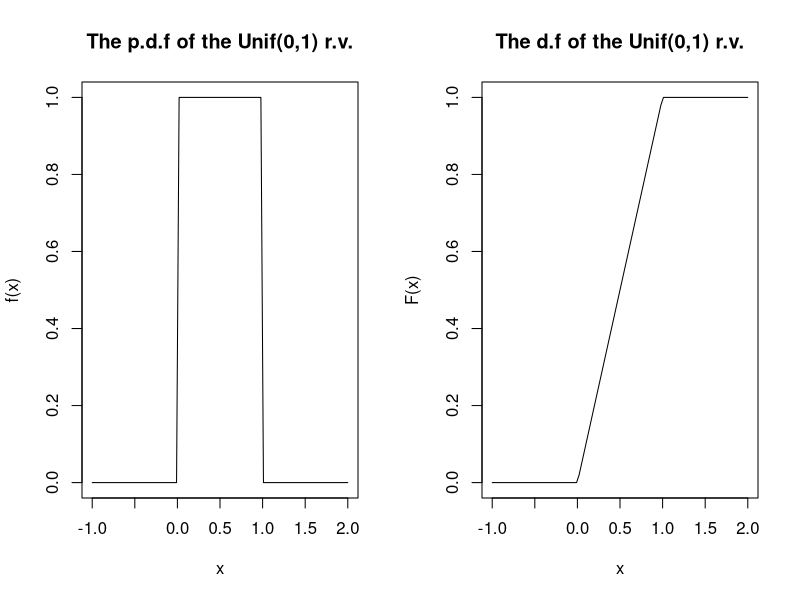
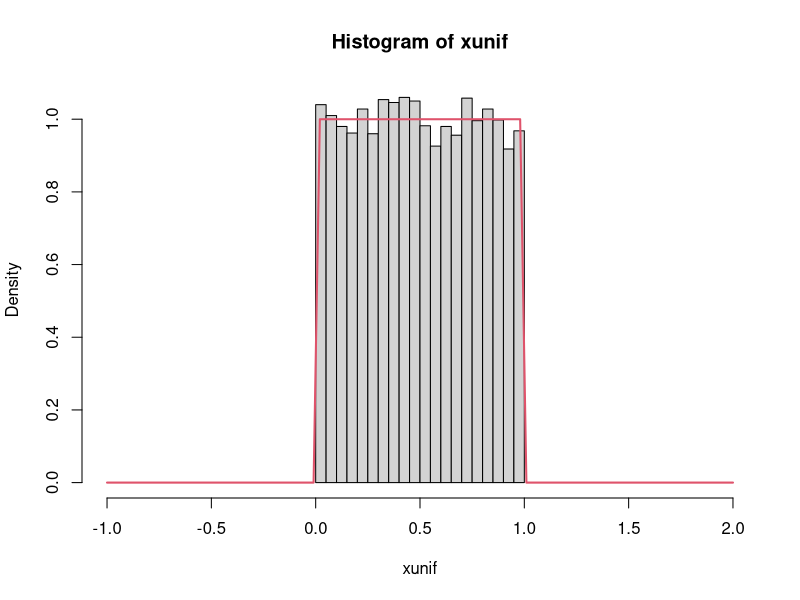
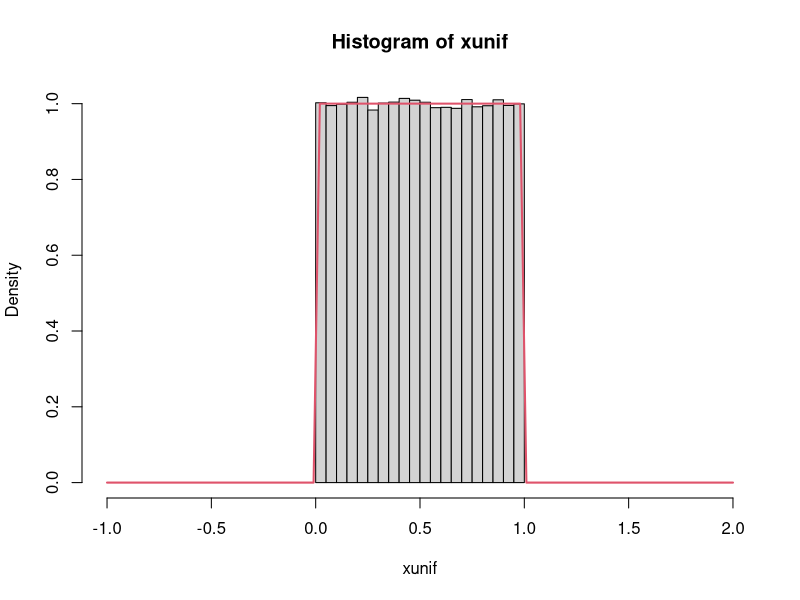
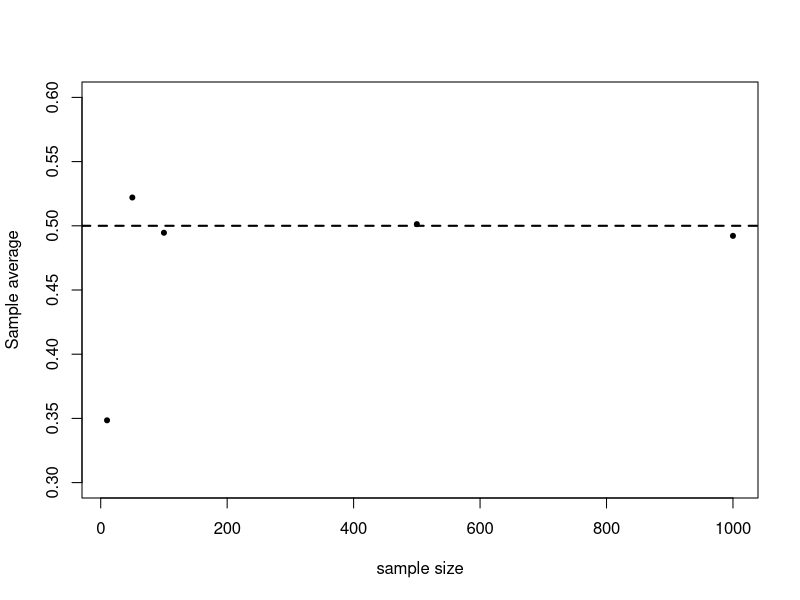
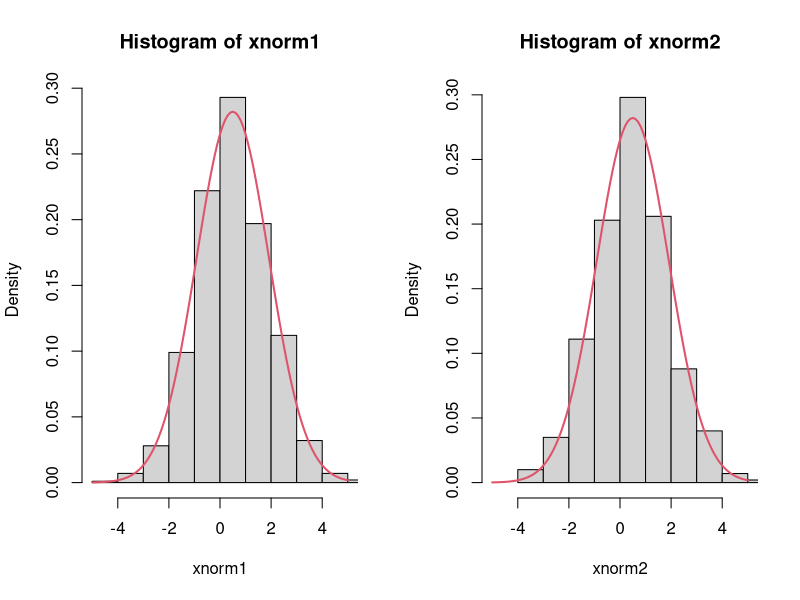
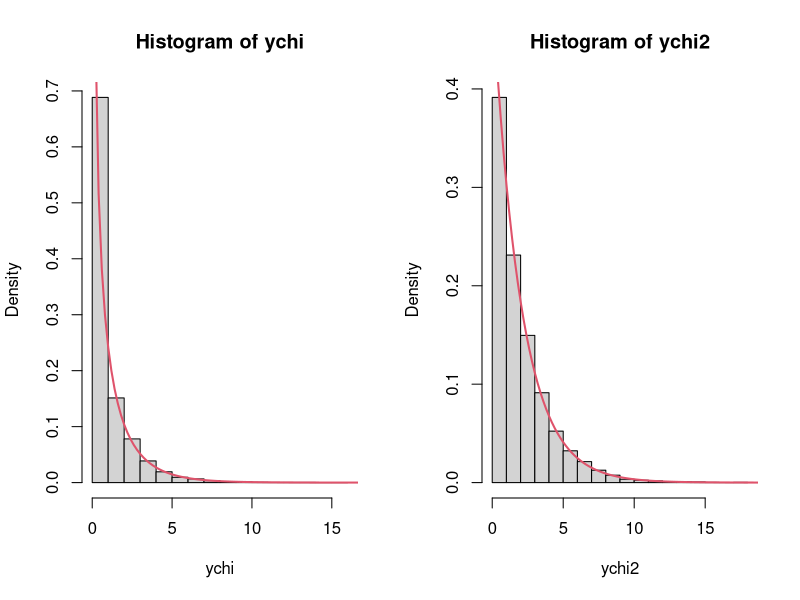
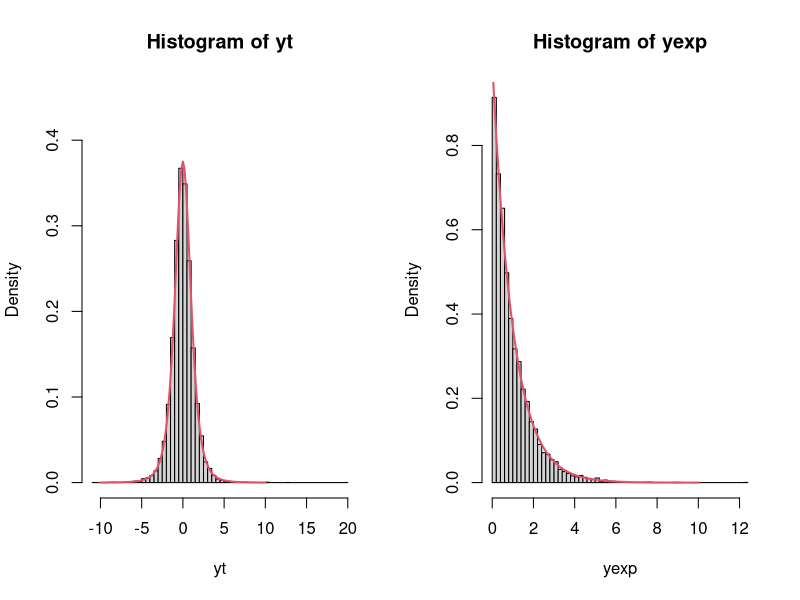
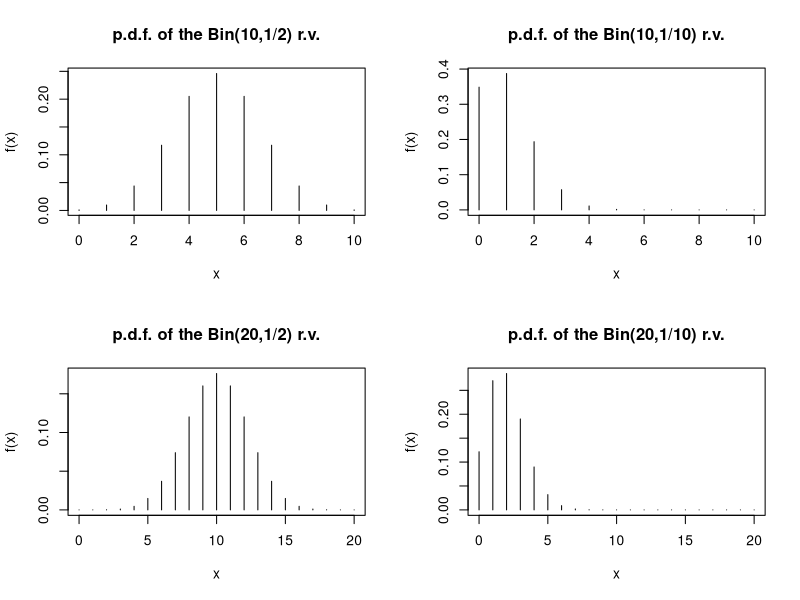

These charts were generated, in order, by the following R code:
## ----setup, include=FALSE---------------------------------------------------------------
library(knitr)
knitr::opts_chunk$set(echo = TRUE, prompt = TRUE)


## ---------------------------------------------------------------------------------------
a <- 1:10


## ---------------------------------------------------------------------------------------
a[3]


## ---------------------------------------------------------------------------------------
a[1:3]


## ---------------------------------------------------------------------------------------
a[c(2,3,7)]


## ---------------------------------------------------------------------------------------
a <- c(1,2,3,4,5,6,7,8,9,10)


## ---------------------------------------------------------------------------------------
A <- matrix(c(1:10), ncol=2)


## ---------------------------------------------------------------------------------------
# (1,2) element of A is
A[1,2]


## ----pdf-unif, fig.cap="The p.d.f (left) and d.f. of the Unif(0,1) r.v.."---------------
par(mfrow = c(1,2))
plot(dunif, xlim=c(-1,2),
     ylab="f(x)", main = "The p.d.f of the Unif(0,1) r.v.")
plot(punif, xlim=c(-1,2),
     ylab="F(x)", main = "The d.f of the Unif(0,1) r.v.")


## ---------------------------------------------------------------------------------------
set.seed(2020)
xunif <- runif(1e+4)


## ---------------------------------------------------------------------------------------
par(mfrow = c(1,1))
hist(xunif, xlim=c(-1,2), freq= F)
plot(dunif, xlim=c(-1,2), add=TRUE, col=2, lwd=2)


## ---------------------------------------------------------------------------------------
set.seed(2020)
xunif <- runif(3e+5)
hist(xunif, xlim=c(-1,2), freq = FALSE)
plot(dunif, xlim=c(-1,2), add=TRUE, col=2, lwd=2)


## ---------------------------------------------------------------------------------------
set.seed(2020)
xunif1 <- runif(10)
set.seed(2020)
xunif2 <- runif(50)
set.seed(2020)
xunif3 <- runif(1e+2)
set.seed(2020)
xunif4 <- runif(5e+2)
set.seed(2020)
xunif5 <- runif(1e+3)
averages <- c(mean(xunif1), mean(xunif2), mean(xunif3),mean(xunif4),mean(xunif5))
plot(x = c(10,50,1e+2,5e+2,1e+3), y=averages, ylim=c(0.3, 0.6), pch=20,
     ylab = "Sample average",
     xlab="sample size")
abline(h = 1/2, lwd=2, lty=2)


## ---------------------------------------------------------------------------------------
set.seed(2020)
# generate 1000 r. draws from the N(0,1) dist
xnorm <- rnorm(1e+3)


## ---------------------------------------------------------------------------------------
# generate 1000 r. draws from the N(1/2,2) dist
xnorm1 <- rnorm(1e+3, mean = 1/2, sd = sqrt(2))


## ---------------------------------------------------------------------------------------
mu <- 1/2
st.dev <- sqrt(2)
xnorm2 <- mu + st.dev*xnorm


## ---------------------------------------------------------------------------------------
par(mfrow = c(1,2))
hist(xnorm1, xlim=c(-5,5), freq = FALSE)
plot(function(x) dnorm(x, mean = 1/2, sd=sqrt(2)),
     xlim=c(-5,5), add=TRUE, col=2, lwd=2)
hist(xnorm2, xlim=c(-5,5), freq = FALSE)
plot(function(x) dnorm(x, mean = 1/2, sd=sqrt(2)),
     xlim=c(-5,5), add=TRUE, col=2, lwd=2)



## ---------------------------------------------------------------------------------------
fx <- function(x) {
  out1 <- x^3 + log(x)
  out2 <- out1/x
  return(out2)
}


## ---------------------------------------------------------------------------------------
set.seed(2020)
znorm <- rnorm(1e+4)
ychi <- znorm^2
hist(ychi, freq = FALSE)
plot(function(x) dchisq(x, df=1), add=TRUE, lwd=2, col=2, xlim=c(0,20))


## ---------------------------------------------------------------------------------------
set.seed(2020)
znorm1 <- rnorm(1e+4)
znorm2 <- rnorm(1e+4)
ychi2 <- znorm1^2+ znorm2^2
hist(ychi2, freq = FALSE)
plot(function(x) dchisq(x, df=2), add=TRUE, lwd=2, col=2, xlim=c(0,20))


## ---------------------------------------------------------------------------------------
# drawing from t-Student distribution with nu=4
# using its definition
set.seed(2020)
nu <- 4
znorm <- rnorm(1e+4)
xchi <- rchisq(1e+4, df=4)
yt <- znorm/sqrt(xchi/nu)


## ---------------------------------------------------------------------------------------
hist(yt, freq = FALSE, breaks = 50, ylim=c(0,0.45))
plot(function(x) dt(x, df=nu), add=TRUE, lwd=2, col=2, xlim=c(-10,10))


## ---------------------------------------------------------------------------------------
set.seed(2020)
unif <- runif(1e+4)
yexp <- -log(1-unif)
# alternatively we can also use
# yexp1 <- -log(unif)
# becasue U ~ Unif(0,1), then also 1-U ~ Unif(0,1)


## ---------------------------------------------------------------------------------------
hist(yexp, freq = FALSE, breaks = 50)
plot(dexp, add=TRUE, lwd=2, col=2, xlim=c(0,10))


## ---------------------------------------------------------------------------------------
par(mfrow=c(2,2))
plot(x = 0:10, dbinom(0:10, size=10, prob=1/2), type="h",
     ylab="f(x)", xlab="x", main="p.d.f. of the Bin(10,1/2) r.v.")
plot(x = 0:10, dbinom(0:10, size=10, prob=1/10), type="h",
     ylab="f(x)", xlab="x", main="p.d.f. of the Bin(10,1/10) r.v.")
plot(x = 0:20, dbinom(0:20, size=20, prob=1/2), type="h",
     ylab="f(x)", xlab="x", main="p.d.f. of the Bin(20,1/2) r.v.")
plot(x = 0:20, dbinom(0:20, size=20, prob=1/10), type="h",
     ylab="f(x)", xlab="x", main="p.d.f. of the Bin(20,1/10) r.v.")


## ---------------------------------------------------------------------------------------
par(mfrow = c(2,2))
plot(function(x) pbinom(x, size=10, prob=1/2),xlim=c(0,10), n=500,
     ylab="F(x)", main = " d.f. of the Bin(10,1/2) r.v.")
plot(function(x) pnorm(x, mean=10*1/2, sd=sqrt(10*1/4)),xlim=c(0,10),
     add=TRUE, col=2, lwd=2, lty=2)

plot(function(x) pbinom(x, size=10, prob=1/10),xlim=c(0,10), n=500,
     ylab="F(x)", main = " d.f. of the Bin(10,1/10) r.v.")
plot(function(x) pnorm(x, mean=10*1/10, sd=sqrt(10*9/100)),xlim=c(0,10),
     add=TRUE, col=2, lwd=2, lty=2)


plot(function(x) pbinom(x, size=20, prob=1/2),xlim=c(0,20), n=500,
     ylab="F(x)", main = " d.f. of the Bin(20,1/2) r.v.")
plot(function(x) pnorm(x, mean=20*1/2, sd=sqrt(20*1/4)),xlim=c(0,20),
     add=TRUE, col=2, lwd=2, lty=2)

plot(function(x) pbinom(x, size=20, prob=1/10),xlim=c(0,20), n=500,
     ylab="F(x)", main = " d.f. of the Bin(20,1/10) r.v.")
plot(function(x) pnorm(x, mean=20*1/10, sd=sqrt(20*9/100)),xlim=c(0,20),
     add=TRUE, col=2, lwd=2, lty=2)


## ---------------------------------------------------------------------------------------
# real-valued function with arguments:
# x: vector (2 x 1), all other argumens are scalars
dbvnorm <- function(x, mu1, mu2, sigma1.2, sigma2.2, sigma12){
  # build the covariance matrix Sigma
  Sigma = matrix(c(sigma1.2, sigma12, sigma12,sigma2.2),ncol=2)
  
  # build the vector of means
  mu = c(mu1, mu2)
  
  # compute a first part the of p.d.f, aka the "kernel"
  out1 = exp(-0.5 * t(x-mu) %*% solve(Sigma) %*% (x-mu))
  
  # scale the kernel by the normalising constant
  out2 = out1/((2*pi)^(2/2) * sqrt(det(Sigma)))
  
  # return the output
  return(out2)
  
  # you can also omit print() by writing just
  # out2
}


## ---------------------------------------------------------------------------------------
mu1 <- 1
mu2 <- 2

# reguular univ. grid on 1st dimension
x1 <- seq(-2,5, len=100)
head(x1)

# reguular univ. grid on 2nd dimension
x2 <- seq(-1, 6, len=100)
head(x2)

# regular bivariate grid expanded row-wise
x1x2 <- expand.grid(x1, x2)
head(x1x2)


## ---------------------------------------------------------------------------------------
sigma1.2 <- 1
sigma2.2 <- 2
sigma12 <- 1
Sigma <- matrix(c(1,1,1,2),ncol=2)


## ---------------------------------------------------------------------------------------
z.pdf <- apply(x1x2,MARGIN = 1,
               function(x) dbvnorm(x,
                                   mu1=mu1,
                                   mu2=mu2,
                                   sigma1.2=sigma1.2,
                                   sigma2.2=sigma2.2,
                                   sigma12=sigma12))
# we reorder the object to  100 x 100 matrix
z.pdf.mat <- matrix(z.pdf, ncol=100, nrow=100, byrow = F)


## ---------------------------------------------------------------------------------------
persp(x1,x2,z.pdf.mat, zlab = "f(x)",
      col="lightblue",theta=45,phi=30,
      xlab = "x1", ylab = "x2", shade=0.01, border = 2)
contour(x1,x2,z.pdf.mat, xlab="x1", ylab="x2")
